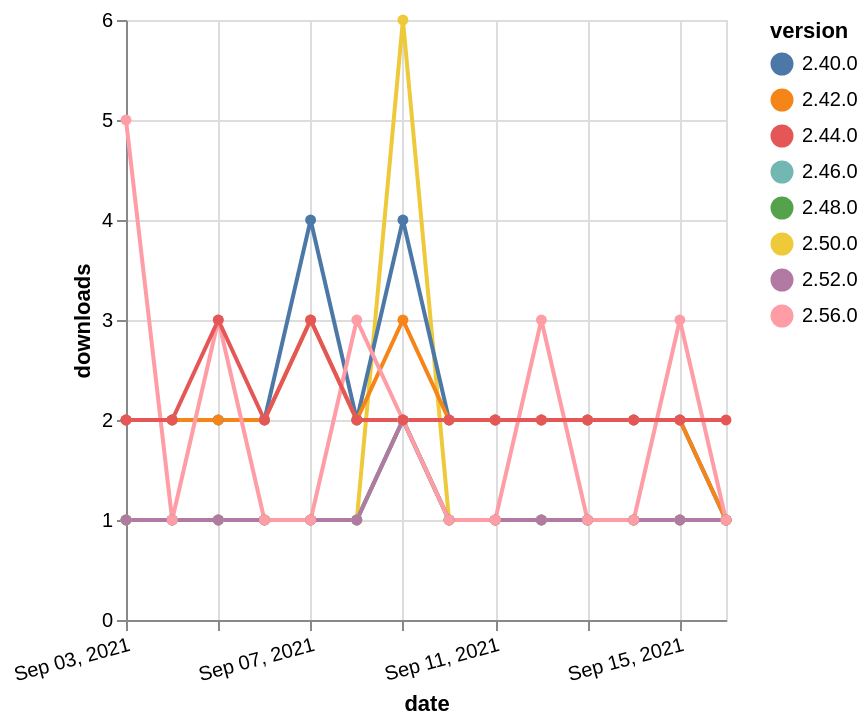

Here is the Vega-Lite specification saved for this chart:
### Vega-Lite specification from a JSON file in a GitHub repository (floating-point values rounded to 4 significant figures)
{"$schema": "https://vega.github.io/schema/vega-lite/v5.json", "description": "A simple bar chart with embedded data.", "data": {"values": [{"date": "2021-09-03", "total": 218, "delta": 1, "version": "2.48.0"}, {"date": "2021-09-04", "total": 219, "delta": 1, "version": "2.48.0"}, {"date": "2021-09-05", "total": 220, "delta": 1, "version": "2.48.0"}, {"date": "2021-09-06", "total": 221, "delta": 1, "version": "2.48.0"}, {"date": "2021-09-07", "total": 222, "delta": 1, "version": "2.48.0"}, {"date": "2021-09-08", "total": 223, "delta": 1, "version": "2.48.0"}, {"date": "2021-09-09", "total": 225, "delta": 2, "version": "2.48.0"}, {"date": "2021-09-10", "total": 226, "delta": 1, "version": "2.48.0"}, {"date": "2021-09-11", "total": 227, "delta": 1, "version": "2.48.0"}, {"date": "2021-09-12", "total": 228, "delta": 1, "version": "2.48.0"}, {"date": "2021-09-13", "total": 229, "delta": 1, "version": "2.48.0"}, {"date": "2021-09-14", "total": 230, "delta": 1, "version": "2.48.0"}, {"date": "2021-09-15", "total": 231, "delta": 1, "version": "2.48.0"}, {"date": "2021-09-16", "total": 232, "delta": 1, "version": "2.48.0"}, {"date": "2021-09-03", "total": 231, "delta": 1, "version": "2.50.0"}, {"date": "2021-09-04", "total": 232, "delta": 1, "version": "2.50.0"}, {"date": "2021-09-05", "total": 233, "delta": 1, "version": "2.50.0"}, {"date": "2021-09-06", "total": 234, "delta": 1, "version": "2.50.0"}, {"date": "2021-09-07", "total": 235, "delta": 1, "version": "2.50.0"}, {"date": "2021-09-08", "total": 236, "delta": 1, "version": "2.50.0"}, {"date": "2021-09-09", "total": 242, "delta": 6, "version": "2.50.0"}, {"date": "2021-09-10", "total": 243, "delta": 1, "version": "2.50.0"}, {"date": "2021-09-11", "total": 244, "delta": 1, "version": "2.50.0"}, {"date": "2021-09-12", "total": 245, "delta": 1, "version": "2.50.0"}, {"date": "2021-09-13", "total": 246, "delta": 1, "version": "2.50.0"}, {"date": "2021-09-14", "total": 247, "delta": 1, "version": "2.50.0"}, {"date": "2021-09-15", "total": 248, "delta": 1, "version": "2.50.0"}, {"date": "2021-09-16", "total": 249, "delta": 1, "version": "2.50.0"}, {"date": "2021-09-03", "total": 3275, "delta": 2, "version": "2.40.0"}, {"date": "2021-09-04", "total": 3277, "delta": 2, "version": "2.40.0"}, {"date": "2021-09-05", "total": 3279, "delta": 2, "version": "2.40.0"}, {"date": "2021-09-06", "total": 3281, "delta": 2, "version": "2.40.0"}, {"date": "2021-09-07", "total": 3285, "delta": 4, "version": "2.40.0"}, {"date": "2021-09-08", "total": 3287, "delta": 2, "version": "2.40.0"}, {"date": "2021-09-09", "total": 3291, "delta": 4, "version": "2.40.0"}, {"date": "2021-09-10", "total": 3293, "delta": 2, "version": "2.40.0"}, {"date": "2021-09-11", "total": 3295, "delta": 2, "version": "2.40.0"}, {"date": "2021-09-12", "total": 3297, "delta": 2, "version": "2.40.0"}, {"date": "2021-09-13", "total": 3299, "delta": 2, "version": "2.40.0"}, {"date": "2021-09-14", "total": 3301, "delta": 2, "version": "2.40.0"}, {"date": "2021-09-15", "total": 3303, "delta": 2, "version": "2.40.0"}, {"date": "2021-09-16", "total": 3304, "delta": 1, "version": "2.40.0"}, {"date": "2021-09-03", "total": 310, "delta": 1, "version": "2.46.0"}, {"date": "2021-09-04", "total": 311, "delta": 1, "version": "2.46.0"}, {"date": "2021-09-05", "total": 312, "delta": 1, "version": "2.46.0"}, {"date": "2021-09-06", "total": 313, "delta": 1, "version": "2.46.0"}, {"date": "2021-09-07", "total": 314, "delta": 1, "version": "2.46.0"}, {"date": "2021-09-08", "total": 315, "delta": 1, "version": "2.46.0"}, {"date": "2021-09-09", "total": 317, "delta": 2, "version": "2.46.0"}, {"date": "2021-09-10", "total": 318, "delta": 1, "version": "2.46.0"}, {"date": "2021-09-11", "total": 319, "delta": 1, "version": "2.46.0"}, {"date": "2021-09-12", "total": 320, "delta": 1, "version": "2.46.0"}, {"date": "2021-09-13", "total": 321, "delta": 1, "version": "2.46.0"}, {"date": "2021-09-14", "total": 322, "delta": 1, "version": "2.46.0"}, {"date": "2021-09-15", "total": 323, "delta": 1, "version": "2.46.0"}, {"date": "2021-09-16", "total": 324, "delta": 1, "version": "2.46.0"}, {"date": "2021-09-03", "total": 180, "delta": 1, "version": "2.52.0"}, {"date": "2021-09-04", "total": 181, "delta": 1, "version": "2.52.0"}, {"date": "2021-09-05", "total": 182, "delta": 1, "version": "2.52.0"}, {"date": "2021-09-06", "total": 183, "delta": 1, "version": "2.52.0"}, {"date": "2021-09-07", "total": 184, "delta": 1, "version": "2.52.0"}, {"date": "2021-09-08", "total": 185, "delta": 1, "version": "2.52.0"}, {"date": "2021-09-09", "total": 187, "delta": 2, "version": "2.52.0"}, {"date": "2021-09-10", "total": 188, "delta": 1, "version": "2.52.0"}, {"date": "2021-09-11", "total": 189, "delta": 1, "version": "2.52.0"}, {"date": "2021-09-12", "total": 190, "delta": 1, "version": "2.52.0"}, {"date": "2021-09-13", "total": 191, "delta": 1, "version": "2.52.0"}, {"date": "2021-09-14", "total": 192, "delta": 1, "version": "2.52.0"}, {"date": "2021-09-15", "total": 193, "delta": 1, "version": "2.52.0"}, {"date": "2021-09-16", "total": 194, "delta": 1, "version": "2.52.0"}, {"date": "2021-09-03", "total": 2710, "delta": 2, "version": "2.42.0"}, {"date": "2021-09-04", "total": 2712, "delta": 2, "version": "2.42.0"}, {"date": "2021-09-05", "total": 2714, "delta": 2, "version": "2.42.0"}, {"date": "2021-09-06", "total": 2716, "delta": 2, "version": "2.42.0"}, {"date": "2021-09-07", "total": 2719, "delta": 3, "version": "2.42.0"}, {"date": "2021-09-08", "total": 2721, "delta": 2, "version": "2.42.0"}, {"date": "2021-09-09", "total": 2724, "delta": 3, "version": "2.42.0"}, {"date": "2021-09-10", "total": 2726, "delta": 2, "version": "2.42.0"}, {"date": "2021-09-11", "total": 2728, "delta": 2, "version": "2.42.0"}, {"date": "2021-09-12", "total": 2730, "delta": 2, "version": "2.42.0"}, {"date": "2021-09-13", "total": 2732, "delta": 2, "version": "2.42.0"}, {"date": "2021-09-14", "total": 2734, "delta": 2, "version": "2.42.0"}, {"date": "2021-09-15", "total": 2736, "delta": 2, "version": "2.42.0"}, {"date": "2021-09-16", "total": 2737, "delta": 1, "version": "2.42.0"}, {"date": "2021-09-03", "total": 139, "delta": 5, "version": "2.56.0"}, {"date": "2021-09-04", "total": 140, "delta": 1, "version": "2.56.0"}, {"date": "2021-09-05", "total": 143, "delta": 3, "version": "2.56.0"}, {"date": "2021-09-06", "total": 144, "delta": 1, "version": "2.56.0"}, {"date": "2021-09-07", "total": 145, "delta": 1, "version": "2.56.0"}, {"date": "2021-09-08", "total": 148, "delta": 3, "version": "2.56.0"}, {"date": "2021-09-09", "total": 150, "delta": 2, "version": "2.56.0"}, {"date": "2021-09-10", "total": 151, "delta": 1, "version": "2.56.0"}, {"date": "2021-09-11", "total": 152, "delta": 1, "version": "2.56.0"}, {"date": "2021-09-12", "total": 155, "delta": 3, "version": "2.56.0"}, {"date": "2021-09-13", "total": 156, "delta": 1, "version": "2.56.0"}, {"date": "2021-09-14", "total": 157, "delta": 1, "version": "2.56.0"}, {"date": "2021-09-15", "total": 160, "delta": 3, "version": "2.56.0"}, {"date": "2021-09-16", "total": 161, "delta": 1, "version": "2.56.0"}, {"date": "2021-09-03", "total": 2331, "delta": 2, "version": "2.44.0"}, {"date": "2021-09-04", "total": 2333, "delta": 2, "version": "2.44.0"}, {"date": "2021-09-05", "total": 2336, "delta": 3, "version": "2.44.0"}, {"date": "2021-09-06", "total": 2338, "delta": 2, "version": "2.44.0"}, {"date": "2021-09-07", "total": 2341, "delta": 3, "version": "2.44.0"}, {"date": "2021-09-08", "total": 2343, "delta": 2, "version": "2.44.0"}, {"date": "2021-09-09", "total": 2345, "delta": 2, "version": "2.44.0"}, {"date": "2021-09-10", "total": 2347, "delta": 2, "version": "2.44.0"}, {"date": "2021-09-11", "total": 2349, "delta": 2, "version": "2.44.0"}, {"date": "2021-09-12", "total": 2351, "delta": 2, "version": "2.44.0"}, {"date": "2021-09-13", "total": 2353, "delta": 2, "version": "2.44.0"}, {"date": "2021-09-14", "total": 2355, "delta": 2, "version": "2.44.0"}, {"date": "2021-09-15", "total": 2357, "delta": 2, "version": "2.44.0"}, {"date": "2021-09-16", "total": 2359, "delta": 2, "version": "2.44.0"}]}, "width": "container", "mark": {"type": "line", "point": {"filled": true}}, "encoding": {"x": {"field": "date", "type": "temporal", "timeUnit": "yearmonthdate", "title": "date", "axis": {"labelAngle": -15}}, "y": {"field": "delta", "type": "quantitative", "title": "downloads"}, "color": {"field": "version", "type": "nominal"}, "tooltip": {"field": "delta"}}}
